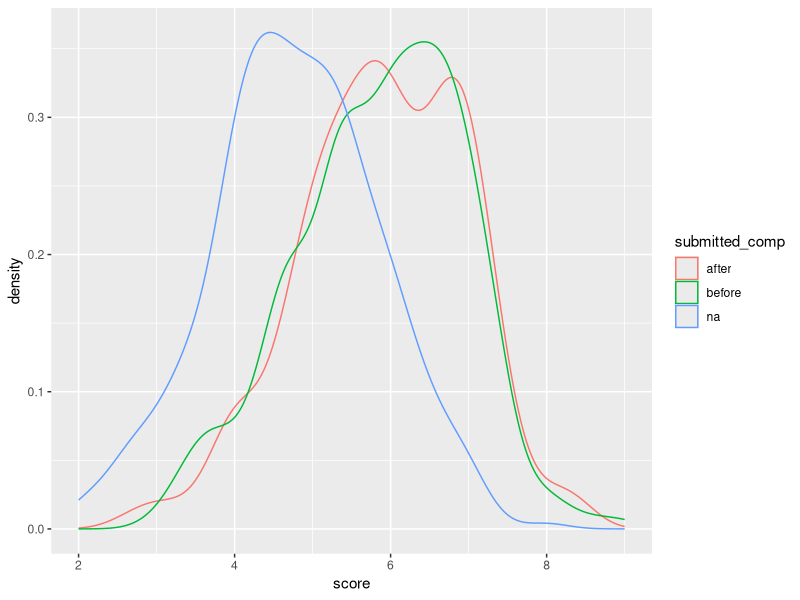

Recreate this plot in R. (Note: this script raises an error after producing the figure.)
## ---- chunk 1
knitr::opts_chunk$set(echo = TRUE)
library(tidyverse)
## ---- chunk 2
df = read.csv("data/original/df_submission_rating.csv", header = T)
df2018 = read.csv("arxiv_results_2018.csv", header = T)

#ensure correct formatting of date
df2018$submitted_date <- as.POSIXct(df2018$submitted, format="%Y-%m-%d %H:%M:%S")
## ---- chunk 3
target_date <- as.POSIXct("2017-11-28 00:00:00")
folder = "decision_"

df2018$submitted_comp <- ifelse(
  is.na(df2018$submitted_date), "na", if_else(
    df2018$submitted_date < target_date, "before", ifelse(
      df2018$submitted_date == target_date,  "on",  "after")
  )
)
## ---- chunk 4
df2018 |> group_by(submitted_comp) |>
  summarise(count = n(), 
            score = mean(score)) 
## ---- chunk 5
df2018 |> ggplot(aes(x = score, color = submitted_comp)) +
  geom_density()
## ---- chunk 6
df$iclr_year = df$conf_year
## ---- chunk 7
df <- df %>%
  mutate(conf_year = ifelse(iclr_year == 2017, 0, conf_year))
## ---- chunk 8
# Merge df and df2018 to get submitted_comp for iclr_year 2018
df <- df %>%
  left_join(df2018 %>% select(id, submitted_comp), by = "id") %>%
  mutate(conf_year = ifelse(iclr_year == 2018, submitted_comp, conf_year)) %>%
  select(-submitted_comp) |> # Remove the column if it's no longer needed 
  mutate(conf_year = case_when(
    conf_year == "after" ~ "2018",
    conf_year == "before" ~ "2017",
    conf_year == "na" ~ "2018",
    TRUE ~ conf_year  # keep the original value if no match
  ))
## ---- chunk 9
df |> group_by(conf_year) |>summarise(n = n())
## ---- chunk 10
path = paste0("data/", folder, "all_2018/df_submission_rating.csv")
write.csv(df, path, row.names = FALSE)
## ---- chunk 11
#ids of rows not matched in the arxiv search
id_list <- df2018 %>%
  filter(is.na(matched_title)) %>%
  select(id) %>%
  pull()
## ---- chunk 12
df$conf_year[df$id %in% id_list] <- 1
## ---- chunk 13
path = paste0("data/", folder, "found_2018/df_submission_rating.csv")
write.csv(df, path, row.names = FALSE)
## ---- chunk 14
#clean start on df
df = read.csv("data/original/df_submission_rating.csv", header = T)
## ---- chunk 15
df$iclr_year = df$conf_year
## ---- chunk 16
# Merge df and df2018 to get submitted_comp for iclr_year 2018
df <- df %>%
  left_join(df2018 %>% select(id, submitted_comp), by = "id") %>%
  mutate(conf_year = ifelse(iclr_year == 2018, submitted_comp, conf_year)) %>%
  select(-submitted_comp) |> # Remove the column if it's no longer needed 
  mutate(conf_year = case_when(
    conf_year == "after" ~ "2018",
    conf_year == "before" ~ "2017",
    conf_year == "na" ~ "2018",
    TRUE ~ conf_year  # keep the original value if no match
  ))
## ---- chunk 17
path = paste0("data/", folder, "all_2017_2018/df_submission_rating.csv")
write.csv(df, path, row.names = FALSE)
## ---- chunk 18
#ids of rows not matched in the arxiv search
id_list <- df2018 %>%
  filter(is.na(matched_title)) %>%
  select(id) %>%
  pull()
## ---- chunk 19
df$conf_year[df$id %in% id_list] <- 1
## ---- chunk 20
path = paste0("data/", folder, "all_2017_found_2018/df_submission_rating.csv")
write.csv(df, path, row.names = FALSE)
## ---- chunk 21
df_test = read.csv("data/reviewer_all_2017_2018/df_submission_rating.csv", header = T)
## ---- chunk 22
df_test |> group_by(conf_year) |>
  summarise(count = n()) 
